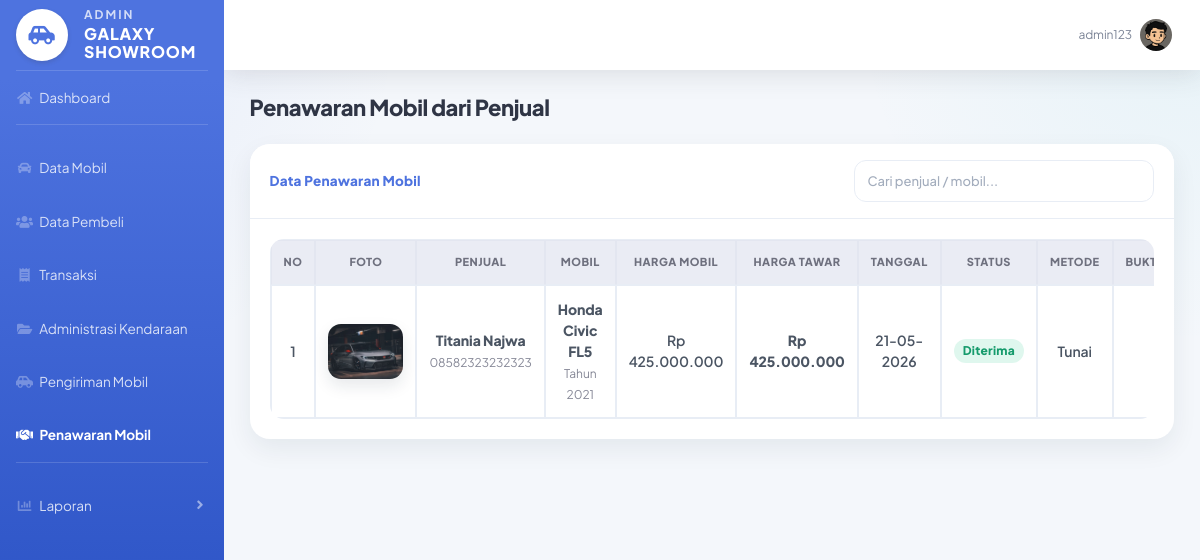
/admin/penawaran.php (signed in), run on the app's committed database.
### tables this page shows
CREATE TABLE `penawaran` (
  `id_penawaran` int(11) NOT NULL,
  `id_penjual` int(11) DEFAULT NULL,
  `id_mobil` int(11) DEFAULT NULL,
  `harga_tawar` decimal(15,2) DEFAULT NULL,
  `tanggal` date DEFAULT NULL,
  `status` enum('menunggu','diterima','ditolak') DEFAULT 'menunggu',
  `metode_pembayaran` enum('tunai','transfer') DEFAULT NULL,
  `tanggal_keputusan` datetime DEFAULT NULL,
  `catatan_admin` text DEFAULT NULL,
  `catatan` text DEFAULT NULL,
  `bukti_pembayaran` varchar(255) DEFAULT NULL
);

CREATE TABLE `mobil` (
  `id_mobil` int(11) NOT NULL,
  `id_penjual` int(11) DEFAULT NULL,
  `nama_mobil` varchar(100) DEFAULT NULL,
  `harga` decimal(15,2) DEFAULT NULL,
  `stok` int(11) DEFAULT NULL,
  `status` enum('tersedia','dipesan','terjual') DEFAULT NULL,
  `deskripsi` text NOT NULL,
  `tahun` year(4) NOT NULL,
  `foto` varchar(255) NOT NULL
);

CREATE TABLE `penjual` (
  `id_penjual` int(11) NOT NULL,
  `id_user` int(11) DEFAULT NULL,
  `nama` varchar(100) DEFAULT NULL,
  `alamat` text DEFAULT NULL,
  `no_hp` varchar(15) DEFAULT NULL,
  `foto` varchar(255) DEFAULT NULL
);

### admin/penawaran.php (the view, shortened to what this page needs)
<?php
include "../config/koneksi.php";
$query = mysqli_query($koneksi, "
    SELECT
        pn.*,
        p.nama AS nama_penjual,
        p.no_hp AS no_hp_penjual,
        p.alamat AS alamat_penjual,
        m.nama_mobil,
        m.tahun,
        m.harga,
        m.foto
    FROM penawaran pn
    LEFT JOIN penjual p ON pn.id_penjual = p.id_penjual
    LEFT JOIN mobil m ON pn.id_mobil = m.id_mobil
    ORDER BY pn.id_penawaran DESC
");
?>
<!DOCTYPE html>
<html lang="id">
<head>
    <link href="../assets/vendor/fontawesome-free/css/all.min.css" rel="stylesheet">
    <link href="../assets/css/sb-admin-2.min.css" rel="stylesheet">
    <link href="../assets/css/admin.css" rel="stylesheet">
</head>
<body id="page-top">
<div id="wrapper">
    <?php include "../includes/sidebar_admin.php"; ?>
    <div id="content-wrapper" class="d-flex flex-column">
        <div id="content">
            <?php
            include "../includes/topbar.php";
            ?>
            <div class="container-fluid">
                <h1 class="h3 mb-4 text-gray-800 font-weight-bold">
                    Penawaran Mobil dari Penjual
                </h1>
                <div class="card shadow mb-4">
                    <div class="card-header py-3 d-flex justify-content-between align-items-center">
                        <h6 class="m-0 font-weight-bold text-primary">
                            Data Penawaran Mobil
                        </h6>
                        <input type="text"
                               id="searchInput"
                               class="form-control form-control-sm"
                               style="max-width:300px;"
                               placeholder="Cari penjual / mobil..."
                               onkeyup="filterTable()">
                    </div>
                    <div class="card-body">
                        <div class="table-responsive">
                            <table class="table table-bordered table-hover text-center" id="tablePenawaran">
                                <thead class="thead-light">
                                    <tr>
                                        <th>No</th>
                                        <th>Foto</th>
                                        <th>Penjual</th>
                                        <th>Mobil</th>
                                        <th>Harga Mobil</th>
                                        <th>Harga Tawar</th>
                                        <th>Tanggal</th>
                                        <th>Status</th>
                                        <th>Metode</th>
                                        <th>Bukti Bayar</th>
                                    </tr>
                                </thead>
                                <tbody>
                                    <?php if(mysqli_num_rows($query) > 0){ ?>
                                        <?php
                                        $no = 1;
                                        while($row = mysqli_fetch_assoc($query)){
                                            $status = $row['status'] ?? 'menunggu';
                                            if($status == 'diterima'){
                                                $badge = 'success';
                                                $textStatus = 'Diterima';
                                            } elseif($status == 'ditolak'){
                                                $badge = 'danger';
                                                $textStatus = 'Ditolak';
                                            } else {
                                                $badge = 'warning';
                                                $textStatus = 'Menunggu';
                                            }
                                            $foto = !empty($row['foto']) ? "../uploads/" . $row['foto'] : "../assets/img/no-image.png";
                                            $metode = $row['metode_pembayaran'] ?? '';
                                        ?>
                                        <tr>
                                            <td><?= $no++; ?></td>
                                            <td>
                                                <img src="<?= htmlspecialchars($foto); ?>" class="mobil-img">
                                            </td>
                                            <td>
                                                <strong><?= htmlspecialchars($row['nama_penjual'] ?? '-'); ?></strong><br>
                                                <small class="small-text">
                                                    <?= htmlspecialchars($row['no_hp_penjual'] ?? '-'); ?>
                                                </small>
                                            </td>
                                            <td>
                                                <strong><?= htmlspecialchars($row['nama_mobil'] ?? '-'); ?></strong><br>
                                                <small class="small-text">
                                                    Tahun <?= htmlspecialchars($row['tahun'] ?? '-'); ?>
                                                </small>
                                            </td>
                                            <td>
                                                Rp <?= number_format($row['harga'] ?? 0, 0, ',', '.'); ?>
                                            </td>
                                            <td>
                                                <strong>
                                                    Rp <?= number_format($row['harga_tawar'] ?? 0, 0, ',', '.'); ?>
                                                </strong>
                                            </td>
                                            <td>
                                                <?= !empty($row['tanggal']) ? date('d-m-Y', strtotime($row['tanggal'])) : '-'; ?>
                                            </td>
                                            <td>
                                                <span class="badge badge-<?= $badge; ?>">
                                                    <?= $textStatus; ?>
                                                </span>
                                            </td>
                                            <td>
                                                <?= !empty($metode) ? ucfirst($metode) : '-'; ?>
                                            </td>
                                            <td>
                                            </td>
                                        </tr>
                                        <?php } ?>
                                    <?php } ?>
                                </tbody>
                            </table>
                        </div>
                    </div>
                </div>
            </div>
        </div>
    </div>
</div>
</body>
</html>

### assets/css/admin.css (style rules this page uses)
:root { --app-bg: #f4f7fb; --app-white: #ffffff; --app-primary: #4e73df; --app-primary-dark: #224abe; --app-success: #1cc88a; --app-info: #36b9cc; --app-warning: #f6c23e; --app-danger: #e74a3b; --app-secondary: #858796; --app-purple: #6f42c1; --app-dark: #2f3545; --app-text: #374151; --app-muted: #7b8496; --app-border: #e8edf5; --radius-sm: 10px; --radius-md: 14px; --radius-lg: 20px; --shadow-sm: 0 6px 16px rgba(18, 38, 63, 0.05); --shadow-md: 0 10px 26px rgba(18, 38, 63, 0.07); --shadow-lg: 0 16px 38px rgba(18, 38, 63, 0.11); }
html { scroll-behavior: smooth; }
body { background: radial-gradient(circle at top left, rgba(78, 115, 223, 0.09), transparent 28%), radial-gradient(circle at top right, rgba(54, 185, 204, 0.07), transparent 24%), var(--app-bg); font-family: 'Plus Jakarta Sans', sans-serif; color: var(--app-text); font-size: 14px; letter-spacing: -0.1px; -webkit-font-smoothing: antialiased; -moz-osx-font-smoothing: grayscale; }
#wrapper, #content-wrapper { background: transparent !important; }
.container-fluid { padding-left: 1.6rem; padding-right: 1.6rem; }
h1, h2, h3, h4, h5, h6 { font-family: 'Plus Jakarta Sans', sans-serif; color: var(--app-dark); font-weight: 800; letter-spacing: -0.45px; }
h1, .h1 { font-size: 28px; }
h3, .h3 { font-size: 22px; }
h6, .h6 { font-size: 14px; }
small, .small { font-size: 12px; }
.text-gray-800 { color: var(--app-dark) !important; }
.font-weight-bold { font-weight: 800 !important; }
.card { border: 0 !important; border-radius: var(--radius-lg) !important; box-shadow: var(--shadow-md) !important; background: var(--app-white); overflow: hidden; }
.card-header { background: #ffffff !important; border-bottom: 1px solid var(--app-border) !important; padding: 16px 20px !important; }
.card-header h6, .card-header .m-0 { font-size: 13.5px; font-weight: 800 !important; letter-spacing: 0.2px; }
.card-body { padding: 20px; }
.table-responsive { border-radius: var(--radius-md); }
.table { border-collapse: separate; border-spacing: 0; color: var(--app-text); margin-bottom: 0; font-size: 13px; }
.table-bordered { border: 1px solid var(--app-border) !important; }
.table thead th { background: #f8faff; color: #5a6275; font-size: 11px; text-transform: uppercase; letter-spacing: 0.5px; border-bottom: 1px solid var(--app-border) !important; padding: 13px 12px; font-weight: 800; white-space: nowrap; }
.table tbody td { vertical-align: middle; padding: 13px 12px; color: #4b5563; border-color: var(--app-border) !important; font-weight: 600; }
.table-hover tbody tr { transition: all 0.18s ease; }
.table img { border-radius: 13px; object-fit: cover; box-shadow: 0 7px 16px rgba(18, 38, 63, 0.10); }
.form-control, .custom-select, select.form-control { border-radius: 12px; border: 1px solid var(--app-border); color: var(--app-text); font-family: 'Plus Jakarta Sans', sans-serif; font-size: 13px; font-weight: 600; padding: 9px 12px; min-height: 42px; background-color: #fff; }
.form-control::placeholder { color: #a3adbd; font-weight: 500; }
.badge { padding: 6.5px 10px; border-radius: 999px; font-size: 10.5px; font-weight: 800; letter-spacing: 0.25px; }
.badge-success { background: rgba(28, 200, 138, 0.14); color: #159b6c; }

### admin/penawaran.php (style rules this page uses)
.table td { vertical-align: middle; font-size: 14px; }
.table th { font-size: 14px; white-space: nowrap; }
.badge { font-size: 12px; padding: 6px 9px; }
.mobil-img { width: 75px; height: 55px; object-fit: cover; border-radius: 8px; }
.small-text { font-size: 12px; color: #858796; }

### data on the page
penawaran: id_mobil.foto (picture), id_penjual.nama "Titania Najwa", id_penjual.no_hp "08582323232323", id_mobil.nama_mobil "Honda Civic FL5", id_mobil.tahun "2021", id_mobil.harga "425.000.000", harga_tawar "425.000.000", tanggal "21-05-2026", status "Diterima", metode_pembayaran "Tunai"

### other printed values
$username "admin123"
